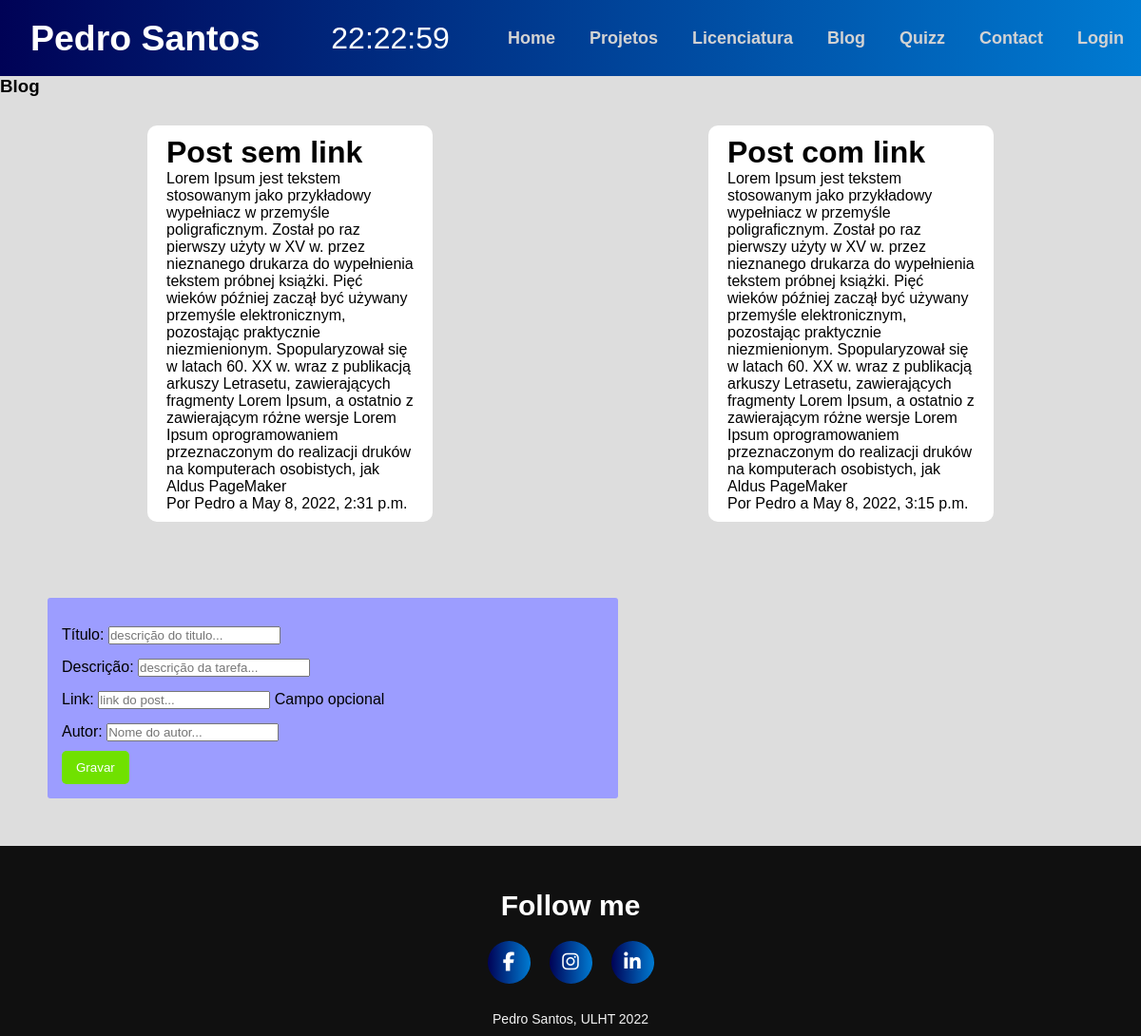
The app's page /blog, older data.
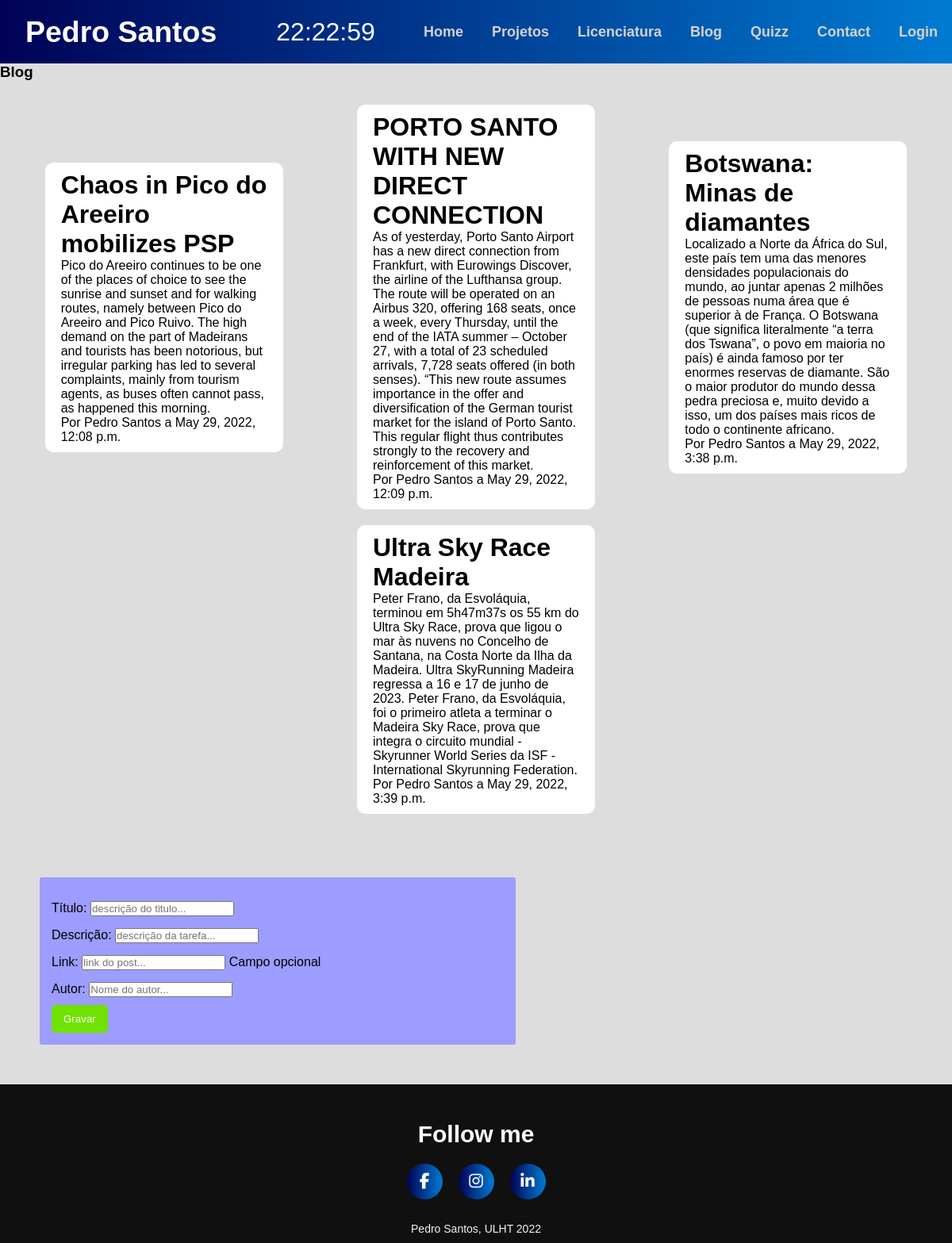
The same page, newer data.
### portfolio/models.py (models this page shows, shortened)
class Post(models.Model):
    titulo = models.CharField(max_length=200)
    descricao = models.TextField()
    link = models.URLField(blank=True)
    autor = models.CharField(max_length=100)
    data = models.DateTimeField(auto_now_add=True)

### portfolio/views.py (the view)
# urls.py: path('blog', views.blog_view, name='blog'),
def blog_view(request):
    form = PostForm(request.POST or None)
    if form.is_valid():
        form.save()
        return HttpResponseRedirect(reverse('portfolio:blog'))
    context = {
        'posts': Post.objects.all(),
        'form': form
    }
    return render(request, 'portfolio/blog.html', context)

### portfolio/forms.py
class PostForm(ModelForm):
    class Meta:
        model = Post
        fields = '__all__'
        widgets = {
            'titulo': forms.TextInput(attrs={'class': 'form-control', 'placeholder': 'descrição do titulo...'}),
            'descricao': forms.TextInput(attrs={'class': 'form-control', 'placeholder': 'descrição da tarefa...'}),
            'link': forms.TextInput(attrs={'class': 'form-control', 'placeholder': 'link do post...'}),
            'autor': forms.TextInput(attrs={'class': 'form-control', 'placeholder': 'Nome do autor...'}),
        }
        labels = {
            'titulo': 'Título',
            'descricao': 'Descrição',
            'link': 'Link',
            'autor': 'Autor',
        }
        help_texts = {
            'link': 'Campo opcional',
        }

### portfolio/templates/portfolio/blog.html (shortened to what this page needs)
{% extends 'portfolio/layout.html' %}
{% block main %}
	<h3>Blog</h3>
    <div class="lista">
    {% for post in posts %}
        <div>
            <h1>{{ post.titulo }}</h1>
            <p>{{ post.descricao }}<br> Por {{ post.autor }} a {{ post.data }}</p>
        </div>
    {% endfor %}
    </div>
     <form action="" method="POST">
        {{ form.as_p }}
        <input type="submit" value="Gravar" class="botao botao-sucesso" >
    </form>
{% endblock %}

### portfolio/templates/portfolio/layout.html (shortened to what this page needs)
<!DOCTYPE html>
{% load static %}
<html lang="en">
<head>
    {% load static %}
    <link rel="stylesheet" href="{% static 'portfolio/css/estilos.css' %}">
</head>
<body onload="startTime()">
<header>
    <div>
        <h3>Pedro Santos</h3>
    </div>
    <div id="relogio"></div>
    <nav>
        <a href="{% url 'portfolio:heroPage' %}">Home</a>
        <a href="{% url 'portfolio:projetos' %}">Projetos</a>
        <a href="{% url 'portfolio:licenciatura' %}">Licenciatura</a>
        <a href="{% url 'portfolio:blog' %}">Blog</a>
        <a href="{% url 'portfolio:quizz' %}">Quizz</a>
        <a href="{% url 'portfolio:contact' %}">Contact</a>
        {% if request.user.is_authenticated %}
            <a href="{% url 'portfolio:logout' %}">Logout</a>
        {% else %}
            <a href="{% url 'portfolio:login' %}">Login</a>
        {% endif %}
    </nav>
</header>
<main>
    {% block main %}
    {% endblock main %}
</main>
<footer>
    <p>Follow me</p>
    <div class="social">
        <a href="https://www.facebook.com/profile.php?id=100002921166582" target="_blank"><i
                class="fa-brands fa-facebook-f"></i></a>
        <a href="https://www.instagram.com/sant0s___/" target="_blank"><i class="fa-brands fa-instagram"></i></a>
        <a href="https://www.linkedin.com/in/pedro-santos-86b577208/" target="_blank"><i
                class="fa-brands fa-linkedin-in"></i></a>
    </div>
    <p class="end">Pedro Santos, ULHT 2022</p>
</footer>
</body>
</html>

### portfolio/static/portfolio/css/estilos.css (style rules this page uses)
* { box-sizing: border-box; margin: 0; padding: 0; font-family: 'Oswald', sans-serif; }
header { height: 10vh; background-image: linear-gradient(to right, #000256, #007bd2); color: white; top: 0; display:flex; justify-content: space-between; align-items: center; }
header div { font-size: 2em; padding: 1em; }
header nav { display:flex; justify-contents: flex-end; }
nav a { padding: 0 1em; text-decoration: none; font-size: 18px; color: lightgray; font-weight: bold; }
body { background-color: #ddd; }
footer { position: relative; width: 100%; height: 200px; background: #101010; display: flex; flex-direction: column; align-items: center; justify-content: center; }
footer p:nth-child(1) { font-size: 30px; color: white; margin-bottom: 10px; font-weight: bold; }
.lista { display: flex; flex-flow: row wrap; justify-content: space-around; align-items: center; vertical-align: middle; padding: 20px 10px; }
.lista div { margin: 10px; width: 300px; padding: 10px 20px; background: #FFF; border-radius: 10px; }
form { display: block; margin: 50px; width: 90%; max-width: 600px; background-color: #9c9dff; padding: 15px; border-radius: 3px; }
form > p, form > label { display: block; margin-top: 15px; }
.botao { border: none; border-radius: 5px; padding: 10px 15px; margin-top: 12px; background-color: #70e100; color: #FFFFFF; }
.botao-sucesso { margin-top: 10px; background-color: #70e100; color: #FFFFFF; }
.social { display: flex; }
.social a { width: 45px; height: 45px; display: flex; align-items: center; justify-content: center; background: linear-gradient(to right, #000256, #007bd2); border-radius: 50%; margin: 10px 10px; color: white; text-decoration: none; font-size: 20px; }
.end { position: absolute; color: #f3f3f3; bottom: 10px; font-size: 14px; }

Row changes from the older to the newer data that the page shows:
removed Post: titulo "Post sem link", descricao "Lorem Ipsum jest tekstem stosowanym jako przykładowy wypełniacz w przemyśle poligraficznym. Został po raz pierwszy użyty w XV w. przez nieznanego drukarza do wypełnienia tekstem próbnej książki. Pięć wieków później zaczął być używany przemyśle elektronicznym, pozostając praktycznie niezmienionym. Spopularyzował się w latach 60. XX w. wraz z publikacją arkuszy Letrasetu, zawierających fragmenty Lorem Ipsum, a ostatnio z zawierającym różne wersje Lorem Ipsum oprogramowaniem przeznaczonym do realizacji druków na komputerach osobistych, jak Aldus PageMaker", autor "Pedro", data "May 8, 2022, 2:31 p.m."
removed Post: titulo "Post com link", descricao "Lorem Ipsum jest tekstem stosowanym jako przykładowy wypełniacz w przemyśle poligraficznym. Został po raz pierwszy użyty w XV w. przez nieznanego drukarza do wypełnienia tekstem próbnej książki. Pięć wieków później zaczął być używany przemyśle elektronicznym, pozostając praktycznie niezmienionym. Spopularyzował się w latach 60. XX w. wraz z publikacją arkuszy Letrasetu, zawierających fragmenty Lorem Ipsum, a ostatnio z zawierającym różne wersje Lorem Ipsum oprogramowaniem przeznaczonym do realizacji druków na komputerach osobistych, jak Aldus PageMaker", autor "Pedro", data "May 8, 2022, 3:15 p.m."
added Post: titulo "Chaos in Pico do Areeiro mobilizes PSP", descricao "Pico do Areeiro continues to be one of the places of choice to see the sunrise and sunset and for walking routes, namely between Pico do Areeiro and Pico Ruivo. The high demand on the part of Madeirans and tourists has been notorious, but irregular parking has led to several complaints, mainly from tourism agents, as buses often cannot pass, as happened this morning.", autor "Pedro Santos", data "May 29, 2022, 12:08 p.m."
added Post: titulo "PORTO SANTO WITH NEW DIRECT CONNECTION", descricao "As of yesterday, Porto Santo Airport has a new direct connection from Frankfurt, with Eurowings Discover, the airline of the Lufthansa group. The route will be operated on an Airbus 320, offering 168 seats, once a week, every Thursday, until the end of the IATA summer – October 27, with a total of 23 scheduled arrivals, 7,728 seats offered (in both senses). “This new route assumes importance in the offer and diversification of the German tourist market for the island of Porto Santo. This regular flight thus contributes strongly to the recovery and reinforcement of this market.", autor "Pedro Santos", data "May 29, 2022, 12:09 p.m."
added Post: titulo "Botswana: Minas de diamantes", descricao "Localizado a Norte da África do Sul, este país tem uma das menores densidades populacionais do mundo, ao juntar apenas 2 milhões de pessoas numa área que é superior à de França. O Botswana (que significa literalmente “a terra dos Tswana”, o povo em maioria no país) é ainda famoso por ter enormes reservas de diamante. São o maior produtor do mundo dessa pedra preciosa e, muito devido a isso, um dos países mais ricos de todo o continente africano.", autor "Pedro Santos", data "May 29, 2022, 3:38 p.m."
added Post: titulo "Ultra Sky Race Madeira", descricao "Peter Frano, da Esvoláquia, terminou em 5h47m37s os 55 km do Ultra Sky Race, prova que ligou o mar às nuvens no Concelho de Santana, na Costa Norte da Ilha da Madeira. Ultra SkyRunning Madeira regressa a 16 e 17 de junho de 2023. Peter Frano, da Esvoláquia, foi o primeiro atleta a terminar o Madeira Sky Race, prova que integra o circuito mundial - Skyrunner World Series da ISF - International Skyrunning Federation.", autor "Pedro Santos", data "May 29, 2022, 3:39 p.m."
